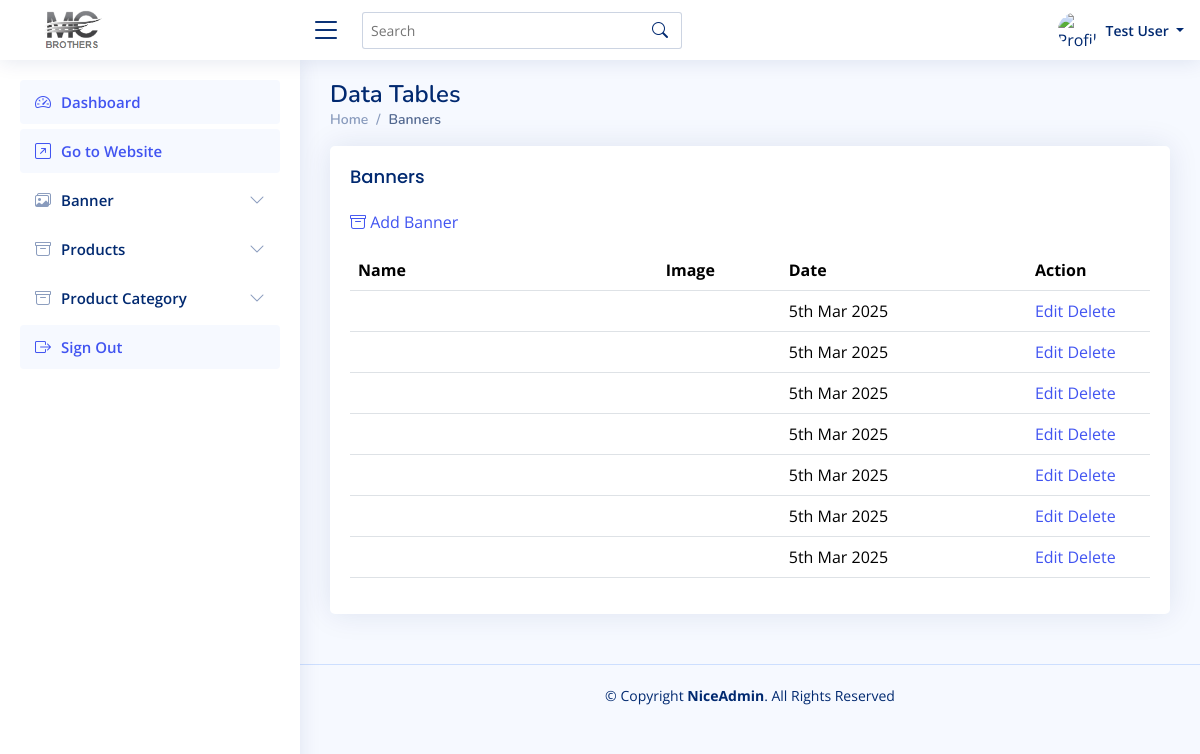
Screenshot of /admin/banners.php (signed in) with the database file from the repository.
### tables this page shows
CREATE TABLE `tbl_banner` (
  `id` int(11) NOT NULL,
  `name` varchar(255) DEFAULT NULL,
  `description` varchar(255) DEFAULT NULL,
  `image` varchar(255) DEFAULT NULL,
  `created_date` datetime DEFAULT NULL
);

### admin/banners.php (the view, shortened to what this page needs)
<?php
include("./../config/connection.php");
$sql = "SELECT * FROM tbl_banner ";
$sql .= "ORDER BY id DESC";
$statement = $db->prepare($sql);
$statement->execute();
include("public/header.php");
include("public/sidebar.php");
?>
<main id="main" class="main">
  <div class="pagetitle">
    <h1>Data Tables</h1>
    <nav>
      <ol class="breadcrumb">
        <li class="breadcrumb-item"><a href="index.php">Home</a></li>
        <li class="breadcrumb-item active">Banners</li>
      </ol>
    </nav>
  </div>
  <section class="section">
    <div class="row">
      <div class="col-lg-12">
        <div class="card">
          <div class="card-body">
            <h5 class="card-title">Banners</h5>
            <p>
              <a href="add_banner.php">
                <i class="bi bi-archive"></i>&nbsp;<span>Add Banner</span>
              </a>
            </p>
            <table class="table datatable">
              <thead>
                <tr>
                  <th width="25%">Name</th>
                  <th width="10%">Image</th>
                  <th width="20%">Date</th>
                  <th width="10%">Action</th>
                </tr>
              </thead>
              <tbody>
                <?php
                if ($statement->rowCount() > 0) {
                  while ($data = $statement->fetch(PDO::FETCH_OBJ)) {
                    ?>
                    <tr>
                      <td><?php echo $data->name; ?></td>
                      <td><img src="../images/<?php echo $data->image; ?>" width="100%" alt="" srcset=""></td>
                      <td><?php echo date('jS M Y', strtotime($data->created_date)); ?></td>
                      <td>
                        <a href="edit_banner.php?banner_id=<?php echo $data->id; ?>">Edit</a>
                        <a href="delete_banner.php?banner_id=<?php echo $data->id; ?>"
                          onclick="return confirm('Are you sure you want to delete?')">Delete</a>
                      </td>
                    </tr>
                    <?php
                  }
                }
                ?>
              </tbody>
            </table>
          </div>
        </div>
      </div>
    </div>
  </section>
</main>
<?php include('public/footer.php'); ?>

### admin/public/header.php (shortened to what this page needs)
<!DOCTYPE html>
<html lang="en">
<head>
  <link href="assets/vendor/bootstrap/css/bootstrap.min.css" rel="stylesheet">
  <link href="assets/vendor/bootstrap-icons/bootstrap-icons.css" rel="stylesheet">
  <link href="assets/vendor/boxicons/css/boxicons.min.css" rel="stylesheet">
  <link href="assets/vendor/quill/quill.snow.css" rel="stylesheet">
  <link href="assets/vendor/quill/quill.bubble.css" rel="stylesheet">
  <link href="assets/vendor/remixicon/remixicon.css" rel="stylesheet">
  <link href="assets/vendor/simple-datatables/style.css" rel="stylesheet">
  <link href="assets/css/style.css" rel="stylesheet">
</head>
<body>
  <header id="header" class="header fixed-top d-flex align-items-center">
    <div class="d-flex align-items-center justify-content-between">
      <a href="index.php" class="logo d-flex align-items-center">
        <img src="../images/icons/mc_logo.png" alt="" style="max-height: 56px;">
      </a>
      <i class="bi bi-list toggle-sidebar-btn"></i>
    </div>
    <div class="search-bar">
      <form class="search-form d-flex align-items-center" method="POST" action="#">
        <input type="text" name="query" placeholder="Search" title="Enter search keyword">
        <button type="submit" title="Search"><i class="bi bi-search"></i></button>
      </form>
    </div>
    <nav class="header-nav ms-auto">
      <ul class="d-flex align-items-center">
        <li class="nav-item dropdown pe-3">
          <a class="nav-link nav-profile d-flex align-items-center pe-0" href="#" data-bs-toggle="dropdown">
            <img src="../images/<?php echo isset($_SESSION['image']) ? $_SESSION['image'] : ""; ?>" width="40px"
              height="40px" alt="Profile" class="rounded-circle">
            <span class="d-none d-md-block dropdown-toggle ps-2">
              <?php echo $_SESSION['adminname']; ?>
            </span>
          </a>
        </li>
      </ul>
    </nav>
  </header>

### admin/public/sidebar.php (shortened to what this page needs)
<aside id="sidebar" class="sidebar">
  <ul class="sidebar-nav" id="sidebar-nav">
    <li class="nav-item">
      <a class="nav-link " href="dashboard.php">
        <i class="bi bi-speedometer2"></i>
        <span>Dashboard</span>
      </a>
    </li>
    <li class="nav-item">
      <a class="nav-link " href="<?php echo ROOT; ?>" target="_blank">
        <i class="bi bi-arrow-up-right-square"></i>
        <span>Go to Website</span>
      </a>
    </li>
    <li class="nav-item">
      <a class="nav-link collapsed" data-bs-target="#banners" data-bs-toggle="collapse" href="#">
        <i class="bi bi-images"></i><span>Banner</span><i class="bi bi-chevron-down ms-auto"></i>
      </a>
    </li>
    <li class="nav-item">
      <a class="nav-link collapsed" data-bs-target="#products" data-bs-toggle="collapse" href="#">
        <i class="bi bi-archive"></i><span>Products</span><i class="bi bi-chevron-down ms-auto"></i>
      </a>
    </li>
    <li class="nav-item">
      <a class="nav-link collapsed" data-bs-target="#categories" data-bs-toggle="collapse" href="#">
        <i class="bi bi-archive"></i><span>Product Category</span><i class="bi bi-chevron-down ms-auto"></i>
      </a>
    </li>
    <li class="nav-item">
      <a class="nav-link" href="logout.php">
        <i class="bi bi-box-arrow-right"></i>
        <span>Sign Out</span>
      </a>
    </li>
  </ul>
</aside>

### admin/public/footer.php (shortened to what this page needs)
<footer id="footer" class="footer">
  <div class="copyright">
    &copy; Copyright <strong><span>NiceAdmin</span></strong>. All Rights Reserved
  </div>
</footer>
</body>
</html>

### admin/assets/css/style.css (style rules this page uses)
:root { scroll-behavior: smooth; }
body { font-family: "Open Sans", sans-serif; background: #f6f9ff; color: #444444; }
a { color: #4154f1; text-decoration: none; }
h1, h2, h3, h4, h5, h6 { font-family: "Nunito", sans-serif; }
#main { margin-top: 60px; padding: 20px 30px; transition: all 0.3s; }
.pagetitle { margin-bottom: 10px; }
.pagetitle h1 { font-size: 24px; margin-bottom: 0; font-weight: 600; color: #012970; }
.card { margin-bottom: 30px; border: none; border-radius: 5px; box-shadow: 0px 0 30px rgba(1, 41, 112, 0.1); }
.card-title { padding: 20px 0 15px 0; font-size: 18px; font-weight: 500; color: #012970; font-family: "Poppins", sans-serif; }
.card-body { padding: 0 20px 20px 20px; }
.breadcrumb { font-size: 14px; font-family: "Nunito", sans-serif; color: #899bbd; font-weight: 600; }
.breadcrumb a { color: #899bbd; transition: 0.3s; }
.breadcrumb .breadcrumb-item::before { color: #899bbd; }
.breadcrumb .active { color: #51678f; font-weight: 600; }
.logo { line-height: 1; }
@media (min-width: 1200px) { .logo { width: 280px; } }
.logo img { max-height: 26px; margin-right: 6px; }
.header { transition: all 0.5s; z-index: 997; height: 60px; box-shadow: 0px 2px 20px rgba(1, 41, 112, 0.1); background-color: #fff; padding-left: 20px; }
.header .toggle-sidebar-btn { font-size: 32px; padding-left: 10px; cursor: pointer; color: #012970; }
.header .search-bar { min-width: 360px; padding: 0 20px; }
.header .search-form { width: 100%; }
.header .search-form input { border: 0; font-size: 14px; color: #012970; border: 1px solid rgba(1, 41, 112, 0.2); padding: 7px 38px 7px 8px; border-radius: 3px; transition: 0.3s; width: 100%; }
.header .search-form button { border: 0; padding: 0; margin-left: -30px; background: none; }
.header .search-form button i { color: #012970; }
.header-nav ul { list-style: none; }
.header-nav>ul { margin: 0; padding: 0; }
.header-nav .nav-profile { color: #012970; }
.header-nav .nav-profile img { max-height: 36px; }
.header-nav .nav-profile span { font-size: 14px; font-weight: 600; }
.sidebar { position: fixed; top: 60px; left: 0; bottom: 0; width: 300px; z-index: 996; transition: all 0.3s; padding: 20px; overflow-y: auto; scrollbar-width: thin; scrollbar-color: #aab7cf transparent; box-shadow: 0px 0px 20px rgba(1, 41, 112, 0.1); background-color: #fff; }
@media (min-width: 1200px) { #main, #footer { margin-left: 300px; } }
.sidebar-nav { padding: 0; margin: 0; list-style: none; }
.sidebar-nav li { padding: 0; margin: 0; list-style: none; }
.sidebar-nav .nav-item { margin-bottom: 5px; }
.sidebar-nav .nav-link { display: flex; align-items: center; font-size: 15px; font-weight: 600; color: #4154f1; transition: 0.3; background: #f6f9ff; padding: 10px 15px; border-radius: 4px; }
.sidebar-nav .nav-link i { font-size: 16px; margin-right: 10px; color: #4154f1; }
.sidebar-nav .nav-link.collapsed { color: #012970; background: #fff; }
.sidebar-nav .nav-link.collapsed i { color: #899bbd; }
.sidebar-nav .nav-link .bi-chevron-down { margin-right: 0; transition: transform 0.2s ease-in-out; }
.footer { padding: 20px 0; font-size: 14px; transition: all 0.3s; border-top: 1px solid #cddfff; }
.footer .copyright { text-align: center; color: #012970; }

### rows the page displays
tbl_banner: created_date "5th Mar 2025"
tbl_banner: created_date "5th Mar 2025"
tbl_banner: created_date "5th Mar 2025"
tbl_banner: created_date "5th Mar 2025"
tbl_banner: created_date "5th Mar 2025"
tbl_banner: created_date "5th Mar 2025"
tbl_banner: created_date "5th Mar 2025"

### other values shown
$_SESSION['adminname'] "Test User"
